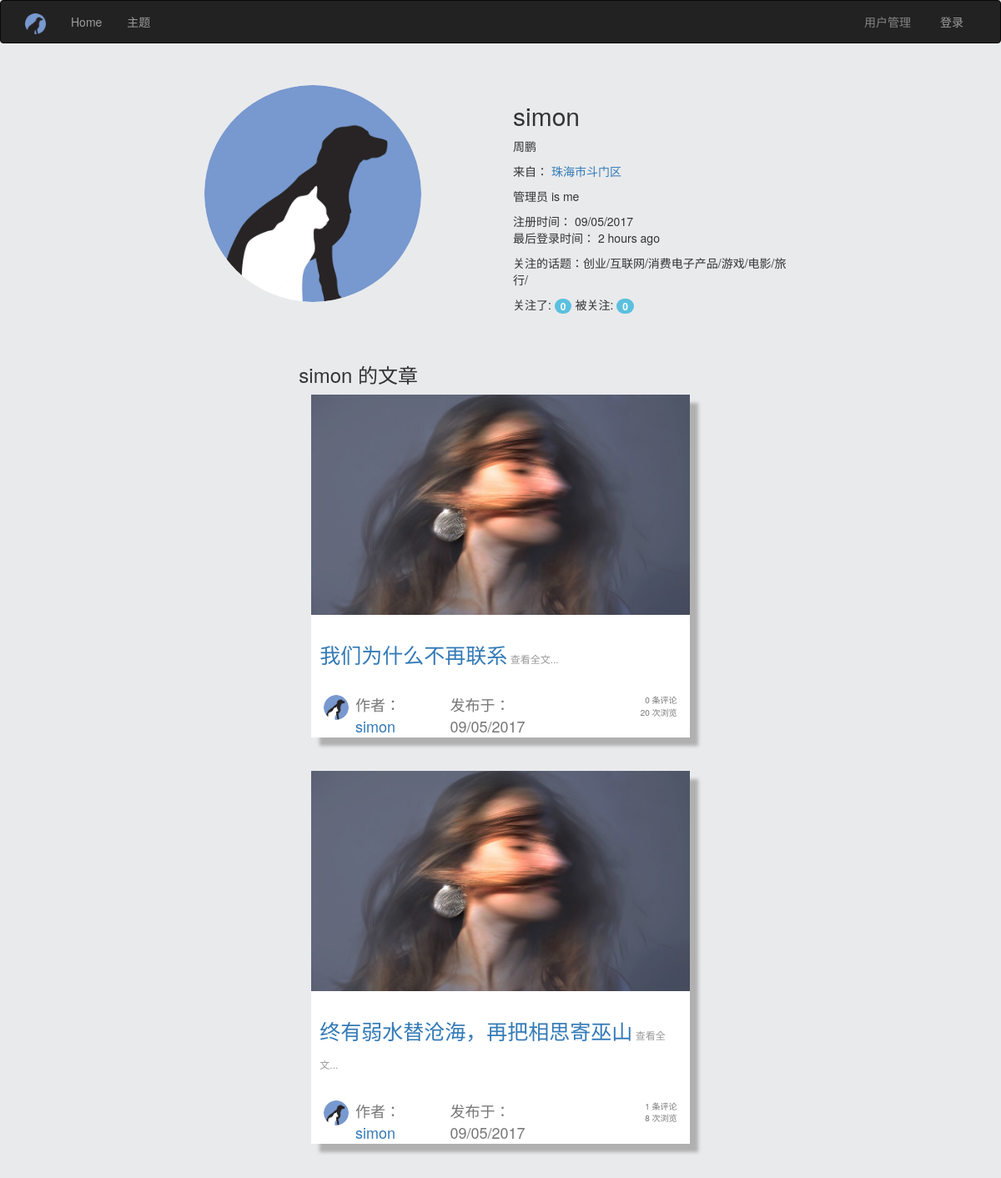
Screenshot of /user/simon with the database file from the repository.
### app/models.py (models this page shows, shortened)
class User(UserMixin, db.Model):
    __tablename__ = 'users'
    id = db.Column(db.Integer, primary_key=True)
    email = db.Column(db.String(64), unique=True, index=True)
    username = db.Column(db.String(64), unique=True, index=True)
    role_id = db.Column(db.Integer, db.ForeignKey('roles.id'))
    password_hash = db.Column(db.String(128))
    confirmed = db.Column(db.Boolean, default=False)
    name = db.Column(db.String(64))
    location = db.Column(db.String(64))
    about_me = db.Column(db.Text())
    member_since = db.Column(db.DateTime(), default=datetime.utcnow)
    last_seen = db.Column(db.DateTime(), default=datetime.utcnow)
    head_img = db.Column(db.String(64), default='head_img/flasky.ico')
    posts = db.relationship('Post', backref='author', lazy='dynamic')
    topics = db.Column(db.String(64), default='')
    @property
    def password(self):
        raise AttributeError(u'密码属性不可读')

class Post(db.Model):
    __tablename__ = 'posts'
    id = db.Column(db.Integer, primary_key=True)
    post_head = db.Column(db.Text)
    post_img = db.Column(db.String(64))
    body = db.Column(db.Text)
    timestamp = db.Column(db.DateTime, index=True, default=datetime.utcnow)
    author_id = db.Column(db.Integer, db.ForeignKey('users.id'))
    count = db.Column(db.Integer, default=0)
    topics = db.Column(db.String(64))

### app/main/views.py (the view)
@main.route('/user/<username>')
def user(username):
    user = User.query.filter_by(username=username).first()
    if user is None:
        abort(404)
    posts = user.posts.order_by(Post.timestamp.desc()).all()
    following = Follow.query.filter_by(follow_from=user.id).count()
    follower = Follow.query.filter_by(follow_to=user.id).count()
    return render_template('user.html', user=user, posts=posts, following=following, follower=follower, Comment=Comment)

### app/auth/views.py (called while the page is built)
@auth.before_app_request
def before_request():
    if current_user.is_authenticated:
        current_user.ping()
        if current_user.is_authenticated and not current_user.confirmed and request.endpoint[:5] != 'auth.' and request.endpoint != 'static':
            return redirect(url_for('auth.unconfirmed'))
        if "#" in current_user.username:
            logout_user()
            return render_template('ban-user.html')

### app/main/__init__.py (called while the page is built)
@main.app_context_processor
def inject_permissions():
	return dict(Permission=Permission)

### app/models.py (called while the page is built)
    def is_administrator(self):
        return False

### app/templates/user.html (shortened to what this page needs)
{% extends "base.html" %}
{% block page_head %}
<div class="user col-sm-12" style=" margin-top: 30px;">
	<div class="user-img col-sm-6">
		<a href="{{ url_for('.upload_photo') }}" data-toggle="tooltip" title="修改头像"><img class="img-circle" src="{{ url_for('static', filename=user.head_img) }}" width="260" height="260"></a>
	</div>
	<div class="user-mete col-sm-6">
		<h2>{{ user.username }}</h2>
			{% if user.name or user.location %}
		<p>
			{% if user.name %}{{ user.name }}{% endif %}</p>
		<p>
		{% if user.location %}
			来自：<a target="_blank" href="http://api.map.baidu.com/geocoder?address={{ user.location }}&output=html">
			{{ user.location }}
			</a>
		{% endif %}
		</p>
		{% endif %}
		{% if user.about_me %}<p>{{ user.about_me }}</p>{% endif %}
		<p>
			注册时间： {{ moment(user.member_since).format('L') }}<br />
			最后登录时间： {{ moment(user.last_seen).fromNow() }}
		</p>
		<p>
		<p>关注的话题：{{ user.topics }}</p>
		关注了: <a href="{{ url_for('.following',username=user.username) }}"><span class="badge" style="background: #5bc0de;">{{ following }}</span></a>
		被关注: <a href="{{ url_for('.follower',username=user.username) }}"><span class="badge" style="background: #5bc0de;">{{ follower }}</span></a>
		</p>
	</div>
</div>
<div class="col-lg-8 col-lg-offset-2" style="margin-top: 30px;">
<h3>{{ user.username }} 的文章</h3>
{% include '_posts.html' %}
</div>
{% endblock %}

### app/templates/base.html (shortened to what this page needs)
{% extends "bootstrap/base.html" %}
{% block head %}
{{ super() }}
<link rel="stylesheet" type="text/css" href="{{ url_for('static', filename='edit/dist/css/wangEditor.min.css') }}">
<link rel="stylesheet" type="text/css" href="{{ url_for('static', filename='styles.css') }}">
{% endblock %}
{% block navbar %}
<div class="navbar navbar-inverse" role="navigation">
    <div class="container">
        <div class="navbar-header">
            <a class="navbar-brand" href="/"><img src="{{ url_for('static', filename='simonn.ico')  }}" width="25" height="25"></a>
        </div>
        <div class="navbar-collapse collapse">
            <ul class="nav navbar-nav">
                <li><a href="/">Home</a></li>
                <li><a href="{{ url_for('main.topics') }}">主题</a></li>
            </ul>
            <ul class="nav navbar-nav navbar-right">
                <li class="dropdown">
                {% if current_user.is_authenticated %}
                <a class="dropdown-toggle" data-toggle="dropdown" href="#"><img class="img-circle" src="{{ url_for('static', filename=current_user.head_img) }}" width="20" height="20">
                {{ current_user.username }}
                <b class="caret"></b></a>
                    <ul class="dropdown-menu">
                        <li><a href="{{ url_for('auth.reset_password') }}">修改密码</a></li>
                        <li><a href="{{ url_for('auth.reset_email') }}">修改邮箱</a></li>
                        <li><a href="{{ url_for('main.user', username=current_user.username) }}">个人主页</a></li>
                        <li class="divider"></li>
                        <li><a href="{{ url_for('auth.logout') }}">登出</a></li>
                    </ul>
                {% else %}
                <a href="{{ url_for('auth.login') }}">登录</a>
                {% endif %}
            </ul>
            <p class="navbar-text navbar-right">
            <a href="{{ url_for('main.user_manage') }}"  style="color: #858585; margin-right: 20px;">用户管理</a></p>
        </div>
    </div>
</div>
{% endblock %}
{% block content %}
<div class="container-head col-lg-8 col-lg-offset-2 col-xs-12">
    {% block page_head %}
    {% endblock %}
</div>
{% endblock %}

### app/templates/_posts.html
<div class="posts col-sm-12">
{% for post in posts %}
    <li class="post">
        <div class="post-head-img">
            <a href="{{ url_for('.post', id=post.id) }}">
                <img class="img-responsive" src="{{ url_for('static', filename=post.post_img) }}">
            </a>
        </div>
        <div class="post-head">
            <a href="{{ url_for('.post', id=post.id) }}">
            {{ post.post_head }}<small style="font-size: 12px;color: #98989a;">  查看全文...</small>
            </a>
        </div>
        <div class="post-meta clearfix">
            <div class="post-img col-xs-1 col-sm-1">
                <a href="{{ url_for('.user', username=post.author.username) }}">
                    <img class="img-circle"
                    src="{{ url_for('static', filename=post.author.head_img) }}" width="30" height="30">
                </a>
            </div>
            <div class="post-author col-xs-5 col-sm-3">
                作者：
                <a href="{{ url_for('.user', username=post.author.username) }}">
                {{ post.author.username }}
                </a>
            </div>
            <div class="post-date col-xs-4 col-sm-4">发布于：{{ moment(post.timestamp).format('L') }}</div>
            <div class="comment-count col-xs-2 col-sm-4">
            <p class="text-right" style="font-size: 10px;">
            {{ Comment.query.filter_by(post_id=post.id).count() }} 条评论<br>{{ post.count }} 次浏览</p></div>
        </div>
    </li>
    {% endfor %}
</div>

### app/static/styles.css (style rules this page uses)
html { background-color:#E9EAEC; height: 100%; }
body { background-color:#E9EAEC; }
.posts { background-color:#E9EAEC; }
.post-meta { margin-top: 20px; font-size: 18px; color: #777; }
.post-head { padding: 10px; margin-top: 20px; background: #fff; font-size:25px; color: #6495ED; }
li.post { margin-bottom: 40px; background: #fff; box-shadow: 10px 10px 4px #B0B0B0; text-decoration: none; }
li { list-style: none; }
a:link { text-decoration: none; }

### rows the page displays
User: head_img (picture), username "simon", name "周鹏", location "珠海市斗门区", about_me "管理员 is me", member_since "09/05/2017", last_seen "2 hours ago", topics "创业/互联网/消费电子产品/游戏/电影/旅行/"
Post: post_img (picture), post_head "我们为什么不再联系", head_img (picture), author.username "simon", timestamp "09/05/2017", query.filter_by "0", count "20"
Post: post_img (picture), post_head "终有弱水替沧海，再把相思寄巫山", head_img (picture), author.username "simon", timestamp "09/05/2017", query.filter_by "1", count "8"

### other values shown
{{ following }} "0"
{{ follower }} "0"
